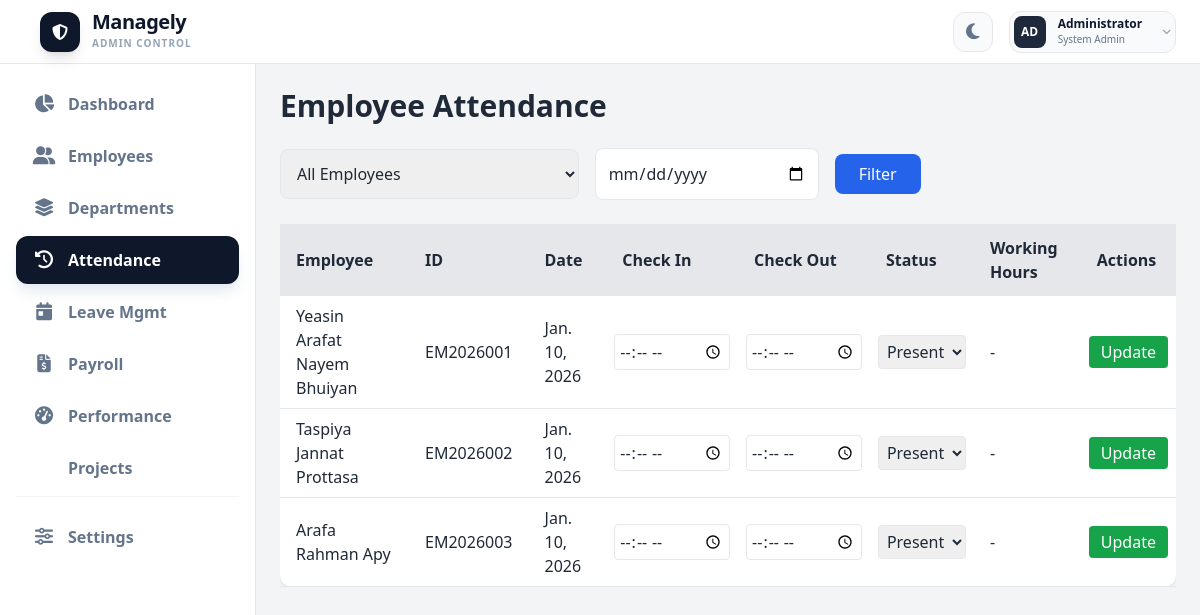
Screenshot of /adminportal/attendance/ (signed in) with the database file from the repository.
### employees/models.py (models this page shows, shortened)
class Attendance(models.Model):
    STATUS_CHOICES = [
        ('Present', 'Present'),
        ('Absent', 'Absent'),
        ('Late', 'Late'),
    ]
    employee = models.ForeignKey(EmployeeProfile, on_delete=models.CASCADE)
    date = models.DateField(default=timezone.localdate)
    check_in = models.TimeField(null=True, blank=True)
    check_out = models.TimeField(null=True, blank=True)
    status = models.CharField(max_length=10, choices=STATUS_CHOICES, default='Absent')
    def working_hours(self):
        return "-"

### accounts/models.py (models this page shows, shortened)
class EmployeeProfile(models.Model):
    employee_id = models.CharField(max_length=20, unique=True, blank=True)
    full_name = models.CharField(max_length=100, blank=True, null=True)
    phone = models.CharField(max_length=15)
    department = models.ForeignKey(
        'adminpanel.Department',
        on_delete=models.SET_NULL,
        null=True,
        blank=True,
        related_name="employees"
    )
    designation = models.CharField(max_length=50, blank=True, null=True)
    role = models.CharField(max_length=50, blank=True, null=True)
    joining_date = models.DateField(blank=True, null=True)
    avatar = models.ImageField(upload_to='avatars/', blank=True, null=True)
    gender = models.CharField(max_length=10, choices=GENDER_CHOICES, blank=True, null=True)
    password = models.CharField(max_length=128)
    temp_password = models.CharField(max_length=20, blank=True)
    first_login = models.BooleanField(default=True)
    email = models.EmailField(blank=True, null=True)
    address = models.TextField(blank=True, null=True)
    emergency_name = models.CharField(max_length=100, blank=True, null=True)
    emergency_relation = models.CharField(max_length=50, blank=True, null=True)
    emergency_contact = models.CharField(max_length=20, blank=True, null=True)
    emergency_address = models.TextField(blank=True, null=True)
    is_active = models.BooleanField(default=True)

### adminpanel/views.py (the view, shortened to what this page needs)
# urls.py: path('attendance/', views.admin_attendance_view,
@login_required(login_url='/admin/')
def admin_attendance_view(request):
    employee_id = request.GET.get("employee_id", "")
    date_filter = request.GET.get("date", "")
    attendances = Attendance.objects.select_related('employee').order_by('-date')
    if employee_id:
        attendances = attendances.filter(employee__employee_id__icontains=employee_id)
    if date_filter:
        attendances = attendances.filter(date=date_filter)
    employees = EmployeeProfile.objects.all()  # for dropdown filter
    context = {
        "attendances": attendances,
        "employees": employees,
        "employee_id": employee_id,
        "date_filter": date_filter,
    }
    return render(request, "admin_attendance.html", context)

### accounts/context_processors.py (called while the page is built, shortened)
def global_employee(request):
    employee_id = request.session.get("employee_id")
    return {
        "global_profile": None
    }

### employees/context_processors.py (called while the page is built)
def notifications_processor(request):
    if request.user.is_authenticated:
        return base_notifications(request)
    return {"notifications": [], "unread_count": 0}

### employees/views.py (called while the page is built, shortened)
def base_notifications(request):
    employee_id = request.session.get("employee_id")
    notifications = []
    unread_count = 0
    return {
        "notifications": notifications,
        "unread_count": unread_count,
    }

### adminpanel/templates/admin_attendance.html (shortened to what this page needs)
{% load static %}
<!DOCTYPE html>
<html lang="en" class="light">
<head>
    <link rel="stylesheet" href="{% static 'css/theme.css' %}">
    <script src="https://cdn.tailwindcss.com"></script>
</head>
<body class="bg-gray-100 dark:bg-gray-900 text-gray-800 dark:text-gray-100 transition-colors duration-300">
{% include 'adminsidetopbar.html' %}
<div class="ml-64 mt-16 p-6">
    <h2 class="text-3xl font-bold mb-6">Employee Attendance</h2>
    <form method="GET" class="flex flex-col md:flex-row md:items-center md:space-x-4 mb-6">
        <select name="employee_id" class="w-full md:w-1/3 p-3 rounded-lg border dark:bg-gray-700 dark:border-blue-600">
            <option value="">All Employees</option>
        </select>
        <input type="date" name="date" value="{{ date_filter }}"
            class="w-full md:w-1/4 p-3 rounded-lg border dark:bg-gray-700 dark:border-blue-600">
        <button type="submit" class="bg-blue-600 text-white px-6 py-2 rounded-lg font-medium hover:bg-blue-700 transition mt-2 md:mt-0">
            Filter
        </button>
    </form>
<div class="overflow-x-auto">
    <table class="min-w-full bg-white dark:bg-gray-800 rounded-xl shadow">
        <thead class="bg-gray-200 dark:bg-gray-700 text-gray-800 dark:text-gray-100">
            <tr>
                <th class="py-3 px-4 text-left">Employee</th>
                <th class="py-3 px-4 text-left">ID</th>
                <th class="py-3 px-4 text-left">Date</th>
                <th class="py-3 px-4 text-left">Check In</th>
                <th class="py-3 px-4 text-left">Check Out</th>
                <th class="py-3 px-4 text-left">Status</th>
                <th class="py-3 px-4 text-left">Working Hours</th>
                <th class="py-3 px-4 text-left">Actions</th>
            </tr>
        </thead>
        <tbody>
            {% for att in attendances %}
            <tr class="border-b border-gray-200 dark:border-blue-700">
                <td class="py-2 px-4">{{ att.employee.full_name }}</td>
                <td class="py-2 px-4">{{ att.employee.employee_id }}</td>
                <td class="py-2 px-4">{{ att.date }}</td>
                <form method="POST" class="flex flex-row items-center space-x-2">
                    <td class="py-2 px-2">
                        <input type="time" name="check_in" value="{{ att.check_in|default_if_none:'' }}"
                        class="w-full p-1 rounded border dark:bg-gray-700 dark:border-blue-600">
                    </td>
                    <td class="py-2 px-2">
                        <input type="time" name="check_out" value="{{ att.check_out|default_if_none:'' }}"
                          class="w-full p-1 rounded border dark:bg-gray-700 dark:border-blue-600">
                    </td>
                    <td class="py-2 px-2">
                        <select name="status" class="p-1 rounded border dark:bg-gray-700 dark:border-blue-600">
    <option value="Present" {% if att.status == "Present" %}selected{% endif %}>Present</option>
</select>
                    </td>
                    <td class="py-2 px-4">{{ att.working_hours }}</td>
                    <td class="py-2 px-2">
                        <button type="submit" class="bg-green-600 hover:bg-green-700 text-white px-3 py-1 rounded">Update</button>
                    </td>
                </form>
            </tr>
            {% empty %}
            <tr>
                <td colspan="8" class="py-4 text-center text-gray-600 dark:text-gray-300">No records found.</td>
            </tr>
            {% endfor %}
        </tbody>
    </table>
</div>
</div>
</body>
</html>

### adminpanel/templates/adminsidetopbar.html (shortened to what this page needs)
{% load static %}
<!DOCTYPE html>
<html lang="en">
<head>
  <link rel="stylesheet" href="{% static 'css/theme.css' %}">
  <script src="https://cdn.tailwindcss.com"></script>
  <link rel="stylesheet" href="https://cdnjs.cloudflare.com/ajax/libs/font-awesome/6.5.1/css/all.min.css">
</head>
<body class="bg-gray-100 dark:bg-slate-950 text-slate-800 dark:text-slate-100 transition-colors duration-300">
<header class="fixed top-0 left-0 right-0 h-16 bg-white dark:bg-slate-900 border-b border-gray-200 dark:border-slate-800 flex items-center justify-between px-6 z-50">
  <div class="flex items-center space-x-4">
    <div class="flex items-center space-x-3">
      <div class="w-10 h-10 bg-slate-900 dark:bg-slate-100 rounded-xl flex items-center justify-center shadow-lg transition-transform hover:scale-105">
        <i class="fas fa-shield-halved text-white dark:text-slate-900"></i>
      </div>
      <div class="hidden sm:block">
        <h1 class="text-xl font-black tracking-tight text-slate-900 dark:text-white leading-none">Managely</h1>
        <p class="text-[10px] uppercase font-bold tracking-widest text-slate-400 mt-1">Admin Control</p>
      </div>
    </div>
  </div>
  <div class="flex items-center space-x-2 md:space-x-4">
    <button id="theme-toggle" class="w-10 h-10 flex items-center justify-center rounded-xl bg-gray-50 dark:bg-slate-800 text-slate-500 dark:text-slate-400 hover:text-slate-900 dark:hover:text-white border border-gray-200 dark:border-slate-700 transition-all">
      <i id="theme-icon" class="fas fa-moon text-lg"></i>
    </button>
    <div class="relative">
      <button id="profile-dropdown-btn" class="flex items-center p-1 md:space-x-3 focus:outline-none group bg-gray-50 dark:bg-slate-800/50 rounded-xl border border-gray-200 dark:border-slate-700">
        <div class="w-8 h-8 bg-slate-800 dark:bg-slate-600 rounded-lg flex items-center justify-center shadow-inner">
          <span class="text-white font-bold text-xs uppercase">{{ user.username|slice:":2"|default:"AD" }}</span>
        </div>
        <div class="hidden md:block text-left pr-2">
          <p class="text-xs font-black text-slate-900 dark:text-white">{{ user.get_full_name|default:"Administrator" }}</p>
          <p class="text-[10px] text-slate-500 font-medium">System Admin</p>
        </div>
        <i class="fas fa-angle-down text-[10px] text-slate-400 mr-1 hidden md:block"></i>
      </button>
    </div>
  </div>
</header>
<aside id="sidebar" class="fixed top-16 left-0 w-64 bg-white dark:bg-slate-900 border-r border-gray-200 dark:border-slate-800 h-[calc(100vh-4rem)] z-30 transform -translate-x-full md:translate-x-0 transition-transform duration-300 overflow-y-auto">
  <nav class="p-4">
    <ul class="space-y-1" id="nav-list">
      <li>
        <a href="{% url 'admin_dashboard' %}" class="nav-link flex items-center px-4 py-3 rounded-xl transition-all group">
          <i class="fas fa-chart-pie w-6 text-center text-lg"></i><span class="ml-3 font-semibold">Dashboard</span>
        </a>
      </li>
      <li>
        <a href="{% url 'admin_employee_list' %}" class="nav-link flex items-center px-4 py-3 rounded-xl transition-all group">
          <i class="fas fa-user-group w-6 text-center text-lg"></i><span class="ml-3 font-semibold">Employees</span>
        </a>
      </li>
      <li>
        <a href="{% url 'admin_department_list' %}" class="nav-link flex items-center px-4 py-3 rounded-xl transition-all group">
          <i class="fas fa-layer-group w-6 text-center text-lg"></i><span class="ml-3 font-semibold">Departments</span>
        </a>
      </li>
      <li>
        <a href="{% url 'admin_attendance_list' %}" class="nav-link flex items-center px-4 py-3 rounded-xl transition-all group">
          <i class="fas fa-clock-rotate-left w-6 text-center text-lg"></i><span class="ml-3 font-semibold">Attendance</span>
        </a>
      </li>
      <li>
        <a href="{% url 'admin_leave_list' %}" class="nav-link flex items-center px-4 py-3 rounded-xl transition-all group">
          <i class="fas fa-calendar-day w-6 text-center text-lg"></i><span class="ml-3 font-semibold">Leave Mgmt</span>
        </a>
      </li>
      <li>
        <a href="{% url 'admin_payroll' %}" class="nav-link flex items-center px-4 py-3 rounded-xl transition-all group">
          <i class="fas fa-file-invoice-dollar w-6 text-center text-lg"></i><span class="ml-3 font-semibold">Payroll</span>
        </a>
      </li>
      <li>
        <a href="{% url 'admin_performance_list' %}" class="nav-link flex items-center px-4 py-3 rounded-xl transition-all group">
          <i class="fas fa-gauge-high w-6 text-center text-lg"></i><span class="ml-3 font-semibold">Performance</span>
        </a>
      </li>
      <li>
        <a href="{% url 'admin_project_list'%}" class="nav-link flex items-center px-4 py-3 rounded-xl transition-all group">
          <span class="ml-3 font-semibold">Projects</span>
        </a>
      </li>
      <li class="pt-4 mt-4 border-t border-gray-100 dark:border-slate-800">
        <a href="{% url 'admin_settings' %}" class="nav-link flex items-center px-4 py-3 rounded-xl transition-all group">
          <i class="fas fa-sliders w-6 text-center text-lg"></i><span class="ml-3 font-semibold">Settings</span>
        </a>
      </li>
    </ul>
  </nav>
</aside>
</body>
</html>

### static/css/theme.css (style rules this page uses)
body { box-sizing: border-box; }
.light { --bg-primary: #ffffff; --bg-secondary: #f8fafc; --bg-tertiary: #f1f5f9; --text-primary: #1e293b; --text-secondary: #64748b; --border-color: #e2e8f0; --shadow: rgba(0, 0, 0, 0.1); }

### rows the page displays
Attendance: employee.full_name "Yeasin Arafat Nayem Bhuiyan", employee.employee_id "EM2026001", date "Jan. 10, 2026", status "Present", working_hours "-"
Attendance: employee.full_name "Taspiya Jannat Prottasa", employee.employee_id "EM2026002", date "Jan. 10, 2026", status "Present", working_hours "-"
Attendance: employee.full_name "Arafa Rahman Apy", employee.employee_id "EM2026003", date "Jan. 10, 2026", status "Present", working_hours "-"

### other values shown
{{ user.username|slice:":2"|default:"AD" }} "AD"
{{ user.get_full_name|default:"Administrator" }} "Administrator"
